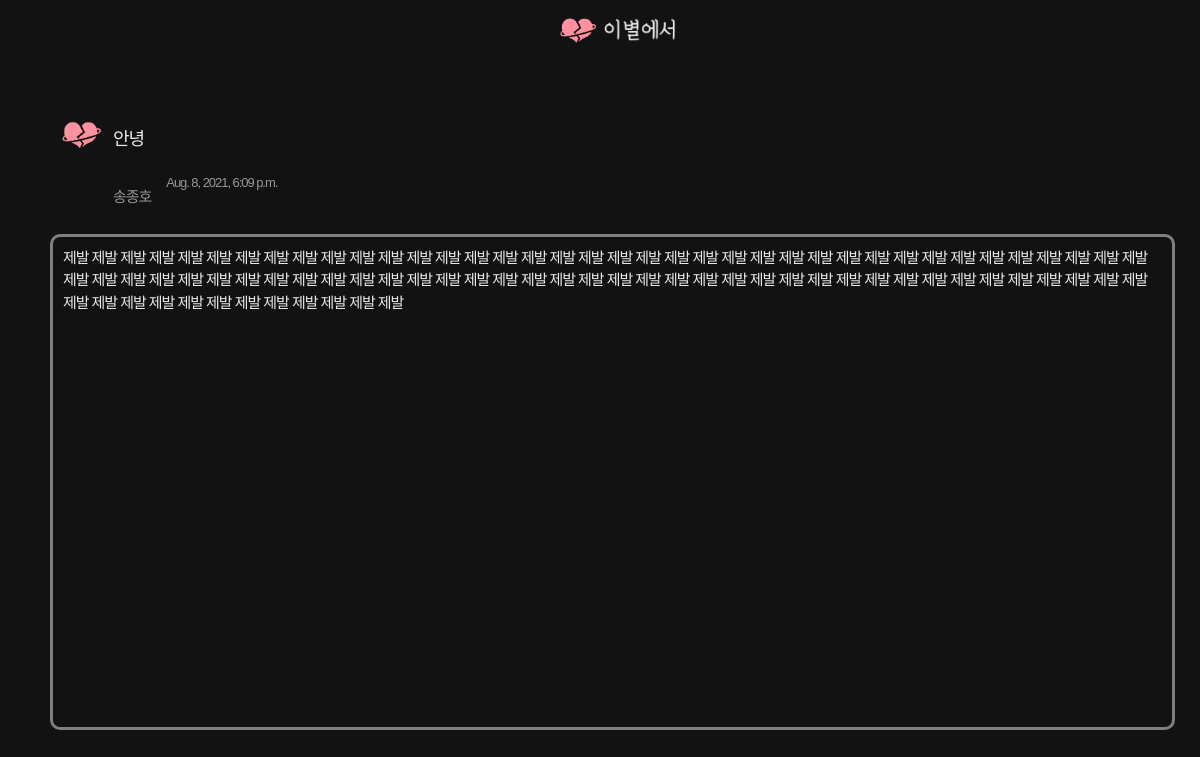
The app's page /blogApp/1 with its own data.
### blogApp/models.py (models this page shows, shortened)
class Blog(models.Model) :
    title = models.CharField(max_length=200)         # 제목
    writer = models.CharField(max_length=100)        # 작성자
    pub_date = models.DateTimeField()                # 게시물 올린 날짜
    body = models.TextField()   #게시물의 내용

### blogApp/views.py (the view)
# urls.py: path('<str:id>', detailBlog, name="detailBlog"),
def detailBlog(request,id):                                         #영상 1개 보여주는 디테일 페이지
    blog = get_object_or_404(Blog, pk = id)
    blogs = Blog.objects.all()                     # models.py에서 blog를 가져와서 blog에 넣음
    return render(request,'detail_blog.html',{'blog':blog, 'blogs':blogs})       # detail_blog.html로 blog를 보내줌

### blogApp/templates/detail_blog.html (shortened to what this page needs)
{% extends 'base.html' %}
{% block content %}
<!DOCTYPE html>
<html lang="en">
<head>
    <link rel="stylesheet" href="https://cdn.jsdelivr.net/npm/reset-css@5.0.1/reset.min.css" />
    {% load static %}
    <link rel="stylesheet" href="{% static 'common.css' %}">
    <link rel="stylesheet" href="{% static 'postDetail.css' %}">
</head>
<body>
    <div class="inner__content">
        <div class="postInfo">
            <img src="{% static 'fromFarewell.png' %}" class="writerImage">
            <div class="postInfoText">
                <p class="title">{{blog.title}}</p>
                <div class="postWriterPubDateBox">
                    <p class="writer">{{blog.writer}}</p>
                    <p class="pubDate">{{blog.pub_date}}</p>
                </div>
            </div>
        </div>
        <div class="contentBox">
            {{blog.body}}
        </div>
    </div>
</body>
</html>
{% endblock %}

### videoApp/static/common.css (style rules this page uses)
body { background-color: #121212; font-family: "Noto Sans KR", sans-serif; letter-spacing: -0.07em; line-height: 1.5; font-size: 15px; color: #ebeaea; }
.inner__content { width: 1100px; margin: 0 auto; position: relative; padding-top:60px; }

### videoApp/static/postDetail.css (style rules this page uses)
.postInfo { display:flex; padding-top:40px; padding-bottom:10px; }
.writerImage { width:43px; height:43px; border-radius: 100%; padding:10px; margin-top:-5px; }
.postInfoText { display:flex; flex-direction: column; }
.title { font-size:18px; color:#EBEAEA; }
.postWriterPubDateBox { display:flex; flex-direction: row; }
.writer { font-size:15px; color:#999797; }
.pubDate { font-size:13px; color:#999797; padding-left:15px; margin-top:2px; }
.contentBox { width:1099px; min-height:470px; border:solid; border-radius:10px; border-color:rgba(235,235,234,0.5); padding:10px; color:#EBEAEA; }

### records on screen
Blog: title "안녕", writer "송종호", pub_date "Aug. 8, 2021, 6:09 p.m.", body "제발 제발 제발 제발 제발 제발 제발 제발 제발 제발 제발 제발 제발 제발 제발 제발 제발 제발 제발 제발 제발 제발 제발 제발 제발 제발 제발 제발 제발 제발 제발 제발 제발 제발 제발 제발 제발 제발 제발 제발 제발 제발 제발 제발 제발 제발 제발 제발 제발 제발 제발 제발 제발 제발 제발 제발 제발 제발 제발 제발 제발 제발 제발 제발 제발 제발 제발 제발 제발 제발 제발 제발 제발 제발 제발 제발 제발 제발 제발 제발 제발 제발 제발 제발 제발 제발 제발 제발"
